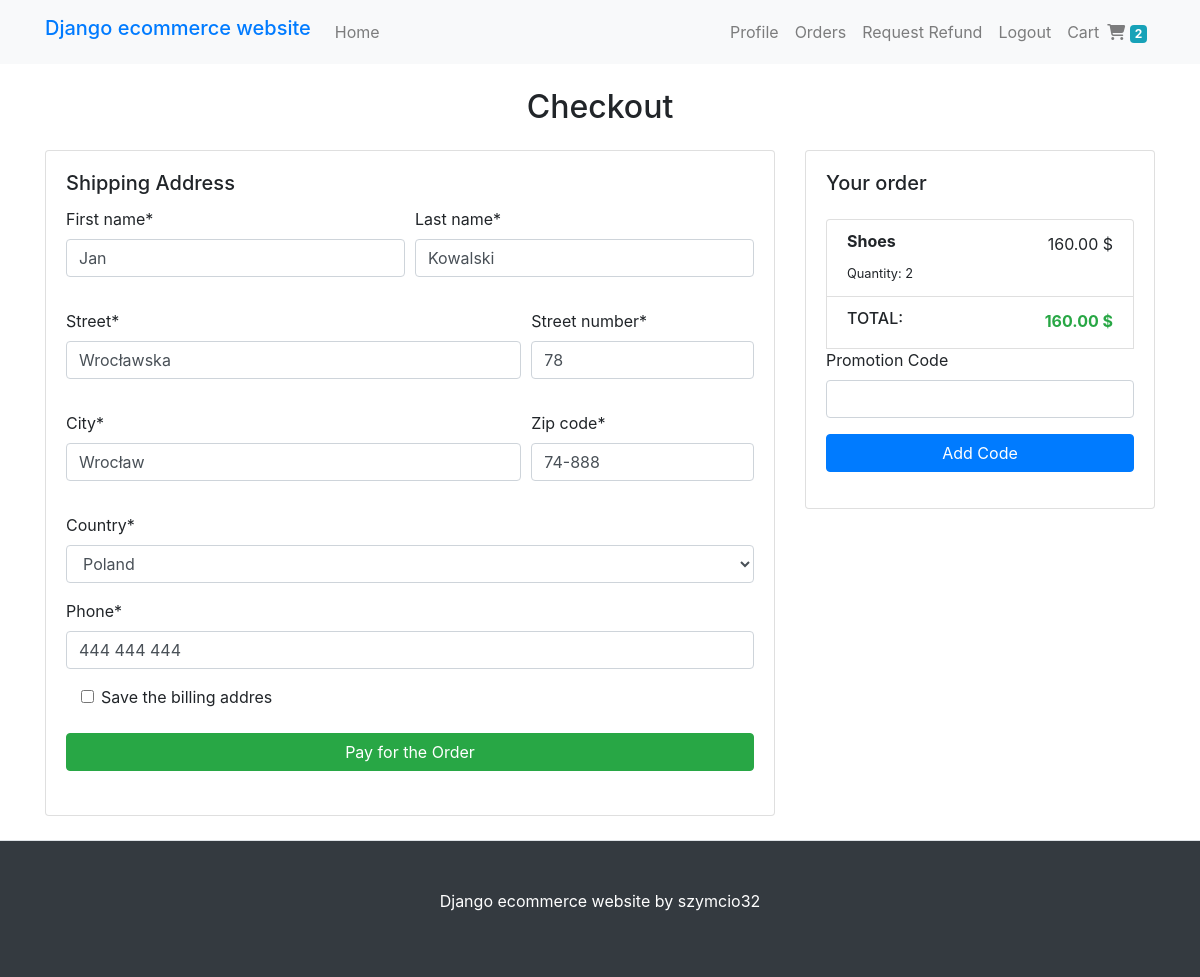
The app's page /checkout/ (signed in) with its own data.
### carts/models.py (models this page shows, shortened)
class Order(models.Model):
    order_id = models.CharField(max_length=20)
    user = models.ForeignKey(settings.AUTH_USER_MODEL, on_delete=models.CASCADE)
    items = models.ManyToManyField(OrderItem)
    ordered = models.BooleanField(default=False)
    created_date = models.DateTimeField(auto_now_add=True)
    shipping_address = models.ForeignKey(ShippingAddress, on_delete=models.SET_NULL, null=True, blank=True)
    payment = models.ForeignKey(Payment, on_delete=models.SET_NULL, null=True, blank=True)
    promo_code_applied = models.BooleanField(default=False)
    promo_code_discount = models.FloatField(default=0)
    refund_requested = models.BooleanField(default=False)
    refund_granted = models.BooleanField(default=False)
    def get_all_items(self):
        return [item for item in self.items.all()]
    def get_total_amount(self):
        total = sum(item.get_total() for item in self.items.all())
        return total - self.promo_code_discount
    def get_total_quantity(self):
        return sum(item.quantity for item in self.items.all())

class OrderItem(models.Model):
    user = models.ForeignKey(settings.AUTH_USER_MODEL, on_delete=models.CASCADE)
    item = models.ForeignKey(Product, on_delete=models.CASCADE)
    quantity = models.IntegerField(default=1)
    created_date = models.DateTimeField(auto_now_add=True)
    def get_total(self):
        return round(self.item.price * self.quantity, 2)

### checkout/models.py (models this page shows, shortened)
class ShippingAddress(models.Model):
    user = models.ForeignKey(settings.AUTH_USER_MODEL, on_delete=models.CASCADE)
    first_name = models.CharField(max_length=100)
    last_name = models.CharField(max_length=100)
    street = models.CharField(max_length=100)
    street_number = models.CharField(max_length=10)
    zip_code = models.CharField(max_length=30)
    city = models.CharField(max_length=50)
    country = CountryField()
    phone = models.CharField(max_length=30)
    current_address = models.BooleanField(default=False)

### products/models.py (models this page shows, shortened)
class Product(models.Model):
    IMG_DIMENSION = 540
    name = models.CharField(max_length=50)
    description = models.TextField()
    price = models.FloatField()
    category = models.ForeignKey(Category, on_delete=models.CASCADE)
    thumbnail = models.ImageField(upload_to='products/')
    class Meta:
        ordering = ['pk']

### checkout/views.py (the view, shortened to what this page needs)
# urls.py: path('', CheckoutView.as_view(), name='checkout'),
class CheckoutView(LoginRequiredMixin, View):
    def get(self, *args, **kwargs):
        order = Order.objects.filter(user=self.request.user, ordered=False).first()
        if not order:
            return redirect('checkout:checkout')
        order_items = order.get_all_items()
        shipping_address = ShippingAddress.objects.filter(user=self.request.user, current_address=True)
        shipping_address = shipping_address.first() if shipping_address.exists() else None
        form = ShippingAddressForm(instance=shipping_address)
        promo_form = PromotionCodeForm()
        context = {
            'order': order,
            'order_items': order_items,
            'form': form,
            'promo_form': promo_form
        }
        return render(self.request, 'checkout/checkout.html', context)

### checkout/models.py
class ShippingAddressForm(forms.ModelForm):
    save_address = forms.BooleanField(required=False, label='Save the billing addres')
    class Meta:
        model = ShippingAddress
        fields = [
            'first_name',
            'last_name',
            'street',
            'street_number',
            'zip_code',
            'city',
            'country',
            'phone'
        ]

class PromotionCodeForm(forms.ModelForm):
    def __init__(self, *args, **kwargs):
        super().__init__(*args, **kwargs)
        self.fields['code'].required = False
    class Meta:
        model = PromotionCode
        fields = ['code']
        labels = {
            'code': 'Promotion Code'
        }

### carts/templatetags/cart_icon.py (called while the page is built)
@register.filter
def total_cart_items(user):
    if user.is_authenticated:
        order = Order.objects.filter(user=user, ordered=False).first()
        return order.get_total_quantity() if order else 0
    return 0

### checkout/templates/checkout/checkout.html (shortened to what this page needs)
{% extends "products/base.html" %}
{% load static %}
{% load crispy_forms_tags %}
{% block content %}
    <div class="container my-4">
        <h2 class="text-center my-4">Checkout</h2>
        {% if order_items %}
            <div class="row">
                <div class="col-lg-8 order-2 order-lg-1">
                    <div class="card">
                      <div class="card-body">
                        <h5 class="card-title">Shipping Address</h5>
                          <form method="POST">
                              {% include 'checkout/shipping_address_form.html' %}
                              <div class="form-group col-md-4">
                                {{ form.save_address|as_crispy_field  }}
                            </div>
                              <button type="submit" class="btn btn-block btn-success my-4">Pay for the Order</button>
                          </form>
                      </div>
                    </div>
                </div>
                <div class="col-lg-4 order-1 order-lg-2">
                    <div class="card">
                      <div class="card-body">
                        <h5 class="card-title mb-4">Your order</h5>
                          <ul class="list-group">
                            {% for item in order_items %}
                                <li class="list-group-item d-flex justify-content-between">
                                    <div>
                                        <h6 class="font-weight-bold">{{ item.item.name }}</h6>
                                        <small>Quantity: {{ item.quantity }}</small>
                                    </div>
                                    <span>{{ item.get_total|floatformat:2 }} $</span>
                                </li>
                            {% endfor %}
                                <li class="list-group-item d-flex justify-content-between">
                                    <h6>TOTAL:</h6>
                                    <span class="font-weight-bold text-success">{{ order.get_total_amount|floatformat:2 }} $</span>
                                </li>
                                {% if not order.promo_code_applied %}
                                    <div class="form-group">
                                        <form method="POST" action="{% url 'checkout:promotion-code' %}">
                                            {{ promo_form.code|as_crispy_field  }}
                                            <button class="btn btn-primary btn-block">Add Code</button>
                                        </form>
                                    </div>
                                {%endif %}
                          </ul>
                      </div>
                    </div>
                </div>
            </div>
        {% endif %}
    </div>
{% endblock %}

### products/templates/products/navbar.html (shortened to what this page needs)
{% load cart_icon %}
<nav class="navbar sticky-top navbar-expand-md navbar-light bg-light">
    <div class="container">
        <a class="navbar-brand h1 text-primary" href="{% url 'products:home-page' %}">Django ecommerce website</a>
        <div class="collapse navbar-collapse" id="navbarToggler">
            <ul class="navbar-nav mr-auto">
                <li class="nav-item">
                    <a class="nav-link" href="{% url 'products:home-page' %}">Home</a>
                </li>
            </ul>
            <ul class="navbar-nav">
                {% if user.is_authenticated %}
                    <li class="nav-item">
                        <a class="nav-link" href="{% url 'profile' %}">Profile</a>
                    </li>
                    <li class="nav-item">
                        <a class="nav-link" href="{% url 'show-orders' %}">Orders</a>
                    </li>
                    <li class="nav-item">
                        <a class="nav-link" href="{% url 'refund' %}">Request Refund</a>
                    </li>
                    <li class="nav-item">
                        <a class="nav-link" href="{% url 'account_logout' %}">Logout</a>
                    </li>
                {% endif %}
                <li class="nav-item">
                    <a class="nav-link" href="{% url 'carts:show-cart' %}">Cart<i class="fas fa-shopping-cart ml-2"></i>
                        <span id="cart-total-items" class="badge badge-info">{{ user| total_cart_items }}</span>
                    </a>
                </li>
            </ul>
        </div>
    </div>
</nav>

### checkout/templates/checkout/shipping_address_form.html
{% load crispy_forms_tags %}
<div class="form-row">
    <div class="form-group col-md-6">
        {{ form.first_name|as_crispy_field  }}
    </div>
    <div class="form-group col-md-6">
        {{ form.last_name|as_crispy_field  }}
    </div>
</div>
<div class="form-row">
    <div class="form-group col-md-8">
        {{ form.street|as_crispy_field  }}
    </div>
    <div class="form-group col-md-4">
        {{ form.street_number|as_crispy_field  }}
    </div>
</div>
<div class="form-row">
    <div class="form-group col-md-8">
        {{ form.city|as_crispy_field  }}
    </div>
    <div class="form-group col-md-4">
        {{ form.zip_code|as_crispy_field  }}
    </div>
</div>
{{ form.country|as_crispy_field  }}
{{ form.phone|as_crispy_field  }}

### records on screen
ShippingAddress: first_name "Jan", last_name "Kowalski", street "Wrocławska", street_number "78", city "Wrocław", zip_code "74-888", country "Poland", phone "444 444 444"
OrderItem: item.name "Shoes", quantity "2", get_total "160.00"
Order: get_total_amount "160.00"

### other values on screen
{{ user| total_cart_items }} "2"
